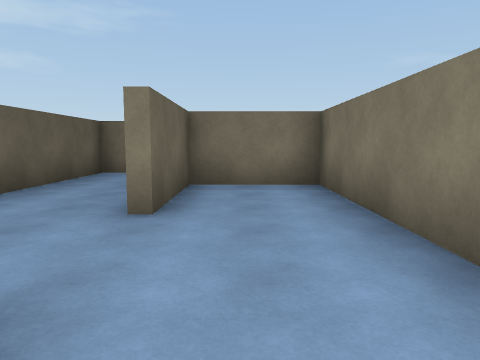
[1] (above)

24 first-person views from a walk through a Unity game level. The camera is 1.4 m above the floor, tilts 6° down and sees 70° across. The floor is counted in squares, 2 m on a side. Each view is taken from the middle of a square. On the plan, view 1 faces up. The plan holds only what a view shows up to about 11 squares ahead; the rest is blank. The player is left out. Surface patterns are stand-ins for the level's own textures.

[2]
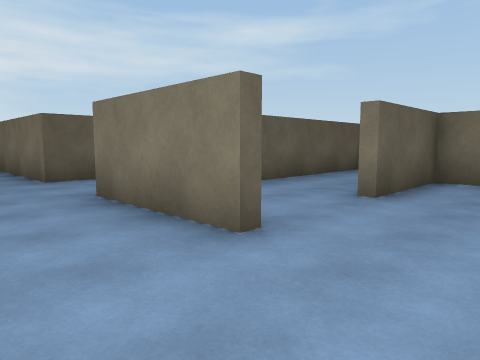

[3]
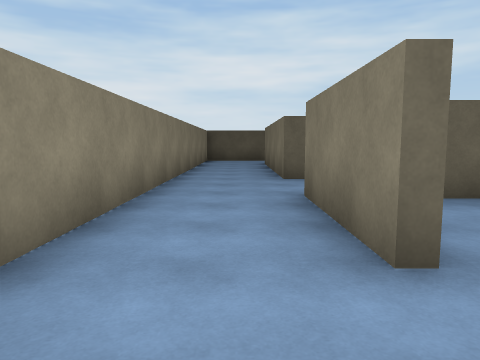

[4]
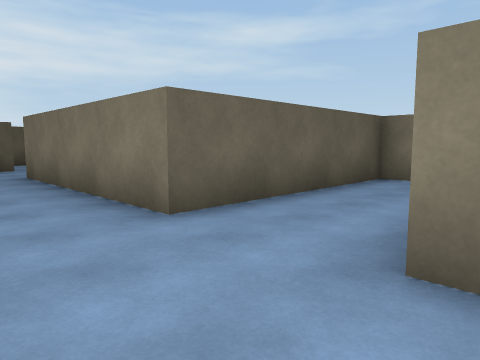

[5]
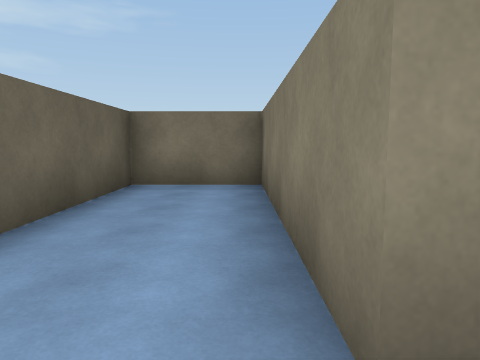

[6]
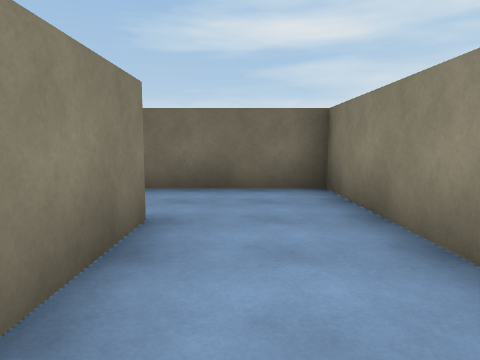

[7]
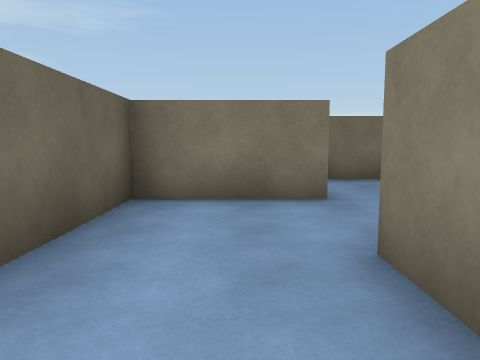

[8]
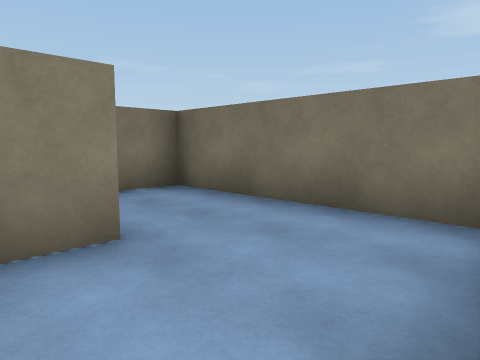

[9]
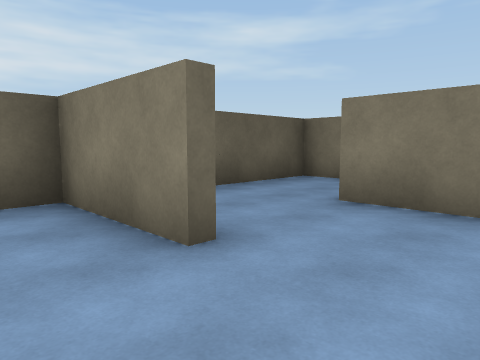

[10]
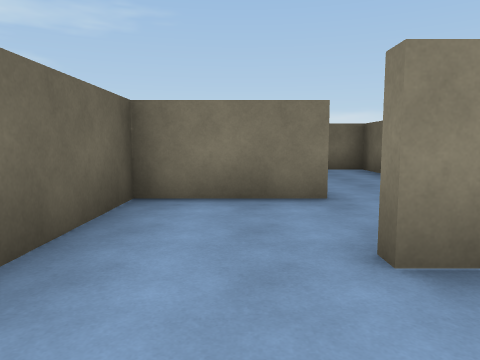

[11]
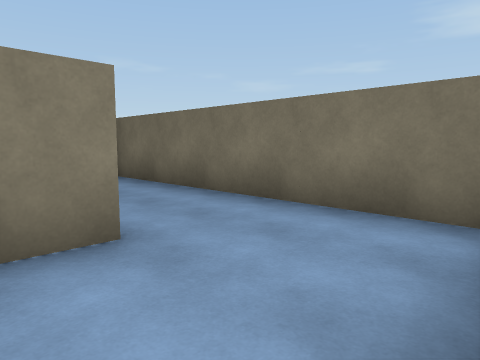

[12]
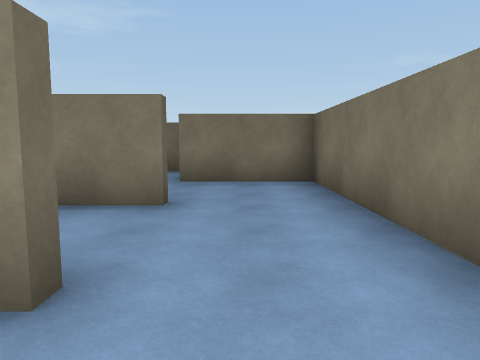

[13]
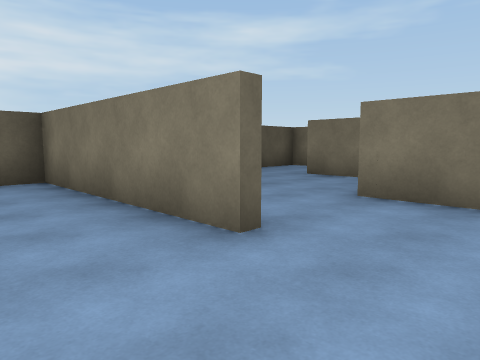

[14]
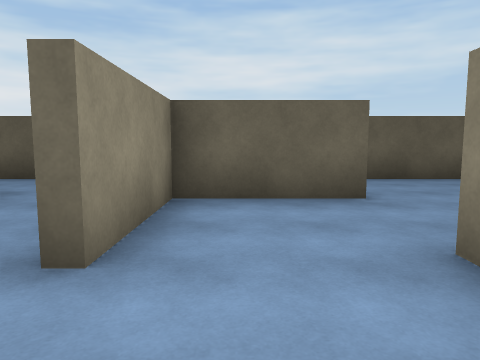

[15]
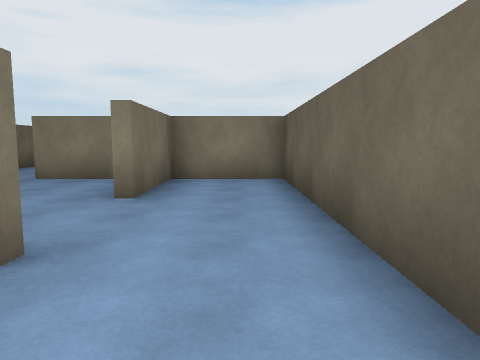

[16]
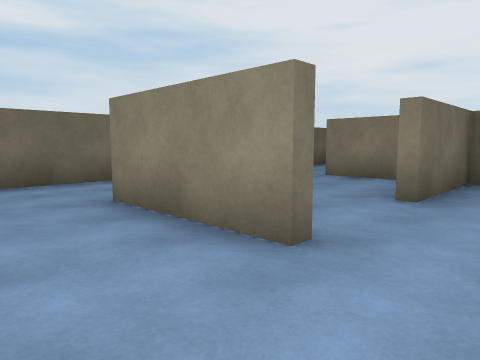

[17]
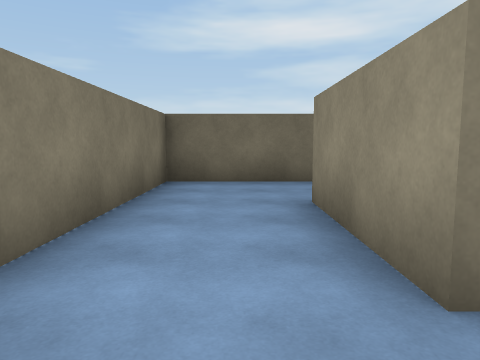

[18]
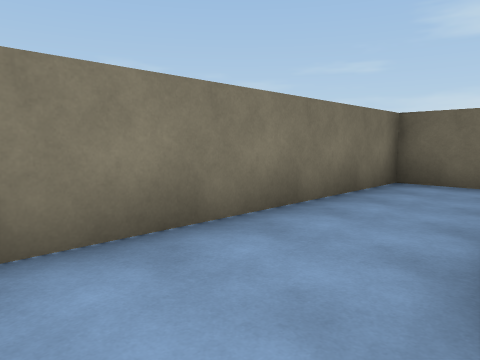

[19]
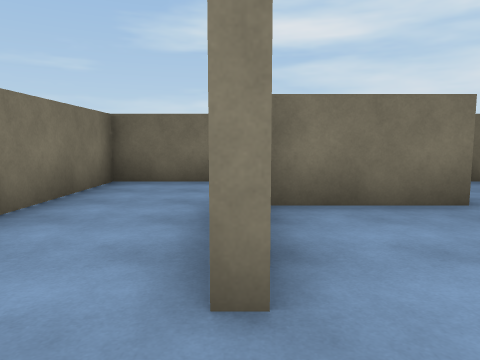

[20]
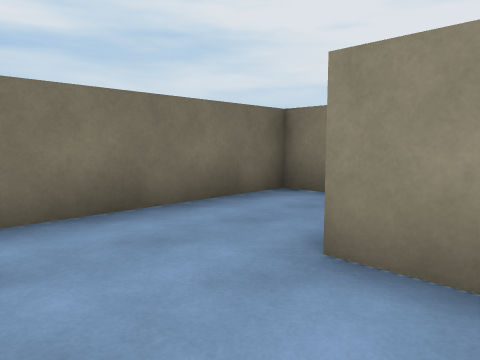

[21]
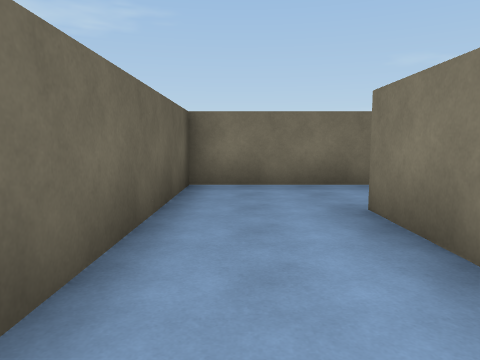

[22]
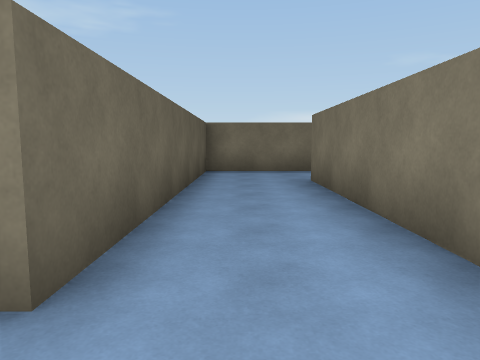

[23]
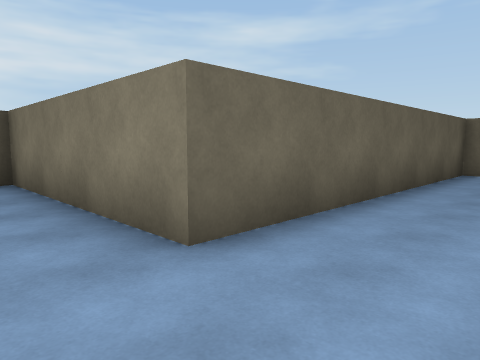

[24]
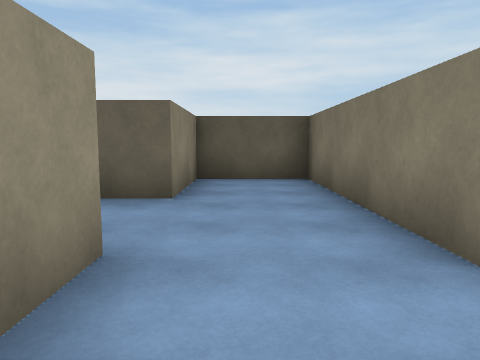

### Floor plan
Key: @ floor where view 1 was taken; # wall or solid block; . floor.
Columns run from 13 left of view 1 to 2 right of it. Each row starts with its distance up from view 1.
 24        #########
 23        #.......#
 22        #.......#
 21        #..###..#
 20        #....#..#
 19        #....#..#
 18        #..#.####
 17        #..#....#
 16        ######..#
 15        #.......#
 14        #.......#
 13        #..###..#
 12        #..#....#
 11        #..#.####
 10        #..#....#
  9        #..#....#
  8   ######..###..#
  7   #.......#....#
  6   ###..####.####
  5     ## #..#.#..#
  4        #..#.#..#
  3        #..#....#
  2        #..#....#
  1 #.######..###..#
  0   ...........@.#
 -1    ............#
 -2    #############

Where each view was taken, in squares from view 1:
view 1: 0 up, 0 right, facing up
view 2: 1 down, 1 right, facing up-left
view 3: 0 up, 1 right, facing left
view 4: 1 down, 3 left, facing up-left
view 5: 0 up, 4 left, facing up
view 6: 0 up, 4 left, facing right
view 7: 4 up, 2 left, facing up
view 8: 6 up, 2 left, facing up-right
view 9: 7 up, 1 right, facing up-left
view 10: 9 up, 2 left, facing up
view 11: 11 up, 2 left, facing up-right
view 12: 12 up, 0 right, facing up
view 13: 14 up, 1 right, facing up-left
view 14: 17 up, 1 right, facing left
view 15: 23 up, 5 left, facing down
view 16: 23 up, 5 left, facing down-right
view 17: 22 up, 5 left, facing right
view 18: 21 up, 5 left, facing up-right
view 19: 21 up, 5 left, facing right
view 20: 23 up, 2 left, facing down-right
view 21: 10 up, 5 left, facing up
view 22: 7 up, 5 left, facing up
view 23: 7 up, 4 left, facing up-left
view 24: 7 up, 4 left, facing left
